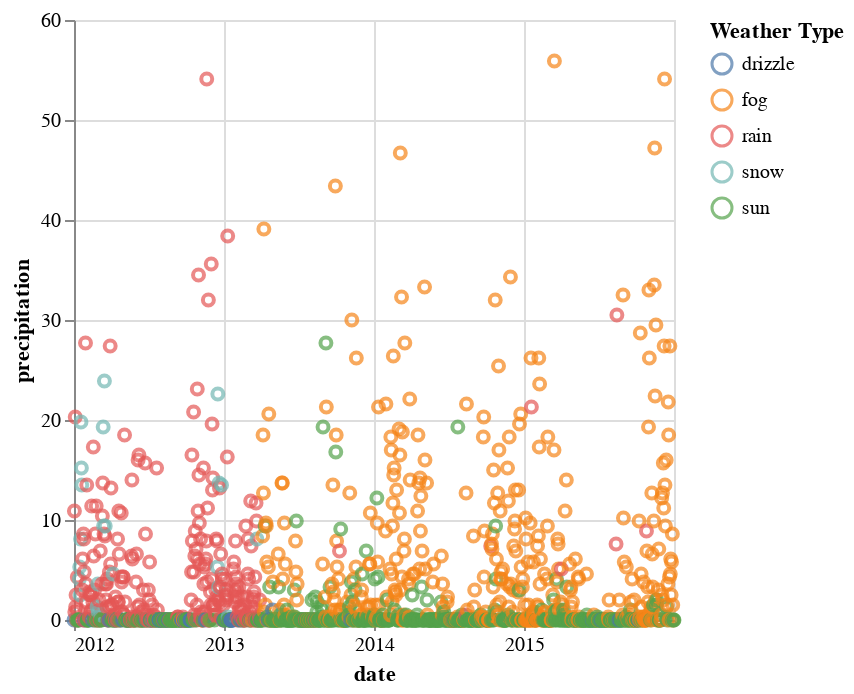

Here is the notebook cell this chart was saved with:
### Markdown cell above
### Plot 1

Make a scatterplot of precipitation over time. Scale the precipitation axis so that values between 0-20 are discernable. Then, choose another encoding channel to represent what type of weather it was at that time. 

**Why did you choose that encoding?**

### Code cell
weather['Year'] = weather['date'].dt.year
chart = alt.Chart(weather)
alt.Chart(weather).mark_point().encode(
    alt.X('date:T'),
    alt.Y('precipitation:Q', scale=alt.Scale(zero=False)),
    alt.Color('weather:N', title='Weather Type'),
    tooltip=['date', 'precipitation', 'weather']
    )

### Figure 1 — Vega-Lite specification as saved in the notebook (floating-point values rounded to 4 significant figures; data arrays with more than 128 entries replaced by an {"elided": "..."} marker saying what was removed)
{"config": {"view": {"continuousWidth": 300, "continuousHeight": 300}}, "data": {"name": "data-a71643151590b43458e2040d6021adca"}, "mark": {"type": "point"}, "encoding": {"color": {"field": "weather", "title": "Weather Type", "type": "nominal"}, "tooltip": [{"field": "date", "type": "temporal"}, {"field": "precipitation", "type": "quantitative"}, {"field": "weather", "type": "nominal"}], "x": {"field": "date", "type": "temporal"}, "y": {"field": "precipitation", "scale": {"zero": false}, "type": "quantitative"}}, "$schema": "https://vega.github.io/schema/vega-lite/v5.8.0.json", "datasets": {"data-a71643151590b43458e2040d6021adca": {"elided": "1461 records"}}}
